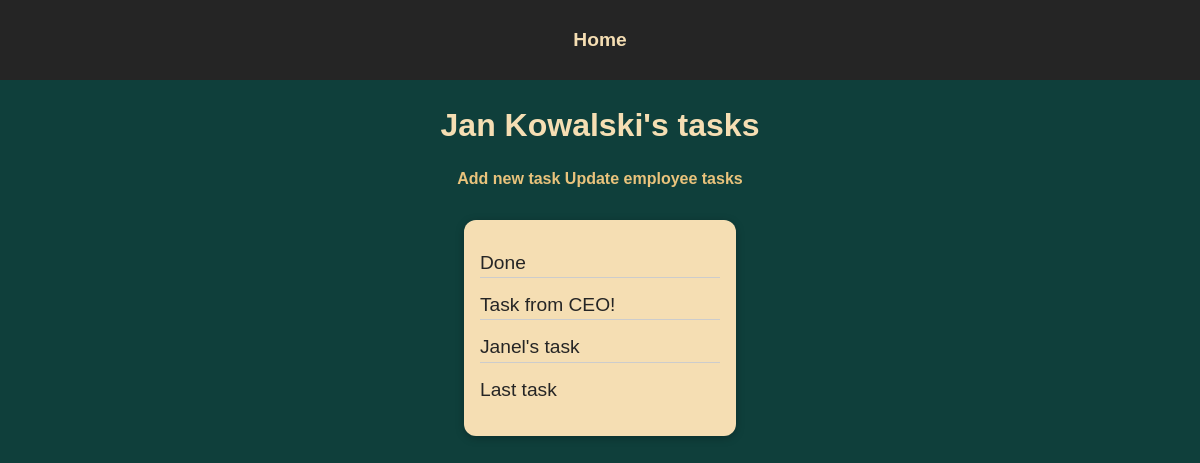
Screenshot of /employees/16 with the database file from the repository.
### team/models.py (models this page shows, shortened)
class Employee(models.Model):
    user_first_name = models.CharField(max_length=30)
    user_last_name = models.CharField(max_length=30)
    user_description = models.TextField()
    position = models.CharField(max_length=50)
    employee_task = models.ManyToManyField(Task)

class Task(models.Model):
    task_title = models.CharField(max_length=50)
    task_description = models.TextField(default='--')
    task_status = models.CharField(max_length=12, choices=TASK_STATUS, default='Not started')
    def __str__(self):
        return f"{self.task_title}"

### team/views.py (the view)
# urls.py: path('employees/<int:pk>', views.TasksView.as_view(), name='employee_id'),
class TasksView(DetailView):
    template_name = 'team/tasks_list.html'
    model = Employee
    context_object_name = 'single_employee_task'

### team/templates/team/tasks_list.html (shortened to what this page needs)
{% extends 'team/base.html' %}
{% load static %}
{% block css_files %}
  <link rel="stylesheet" href="{% static "team/list_style.css" %}">
  <link rel="stylesheet" href="{% static "team/description.css" %}">
{% endblock %}
{% block content %}
  <h2>{{ single_employee_task.user_first_name }} {{ single_employee_task.user_last_name }}'s tasks</h2>
  <h3><a href="{% url 'add_task_to_employee' pk=single_employee_task.id%}">Add new task</a>  <a href="{% url 'update_employee' pk=single_employee_task.id%}">Update employee tasks</a></h3>
  <ul>
    {% for task in single_employee_task.employee_task.all %}
      <li><a href="{% url 'task_id' pk=task.id%}">{{ task }}</a></li>
    {% endfor %}
  </ul>
{% endblock %}

### team/static/team/styles.css (style rules this page uses)
body { font-family: sans-serif; margin: 0; background-color: rgb(15, 63, 59); }

### team/static/team/list_style.css (style rules this page uses)
ul { list-style: none; margin: 2rem auto; width: 90%; max-width: 15rem; box-shadow: 0 2px 8px rgba(0, 0, 0, 0.26); padding: 1rem; border-radius: 12px; background-color: wheat; }
li { margin: 1rem 0; text-align: start; font-size: 1.2rem; border-bottom: 1px solid #ccc; padding-bottom: 0.2rem; }
li:last-of-type { border-bottom: none; }
li a { text-decoration: none; color: #252525; }

### team/static/team/description.css (style rules this page uses)
h1, h2, h3 { font-weight: bold; text-align: center; color: wheat; }
h2 { font-size: 2rem; }
h3 { font-size: 1rem; }
h3 a { text-decoration: none; color: rgb(233, 195, 124); }

### rows the page displays
Employee: user_first_name "Jan", user_last_name "Kowalski"
Task: task_title "Done"
Task: task_title "Task from CEO!"
Task: task_title "Janel's task"
Task: task_title "Last task"
